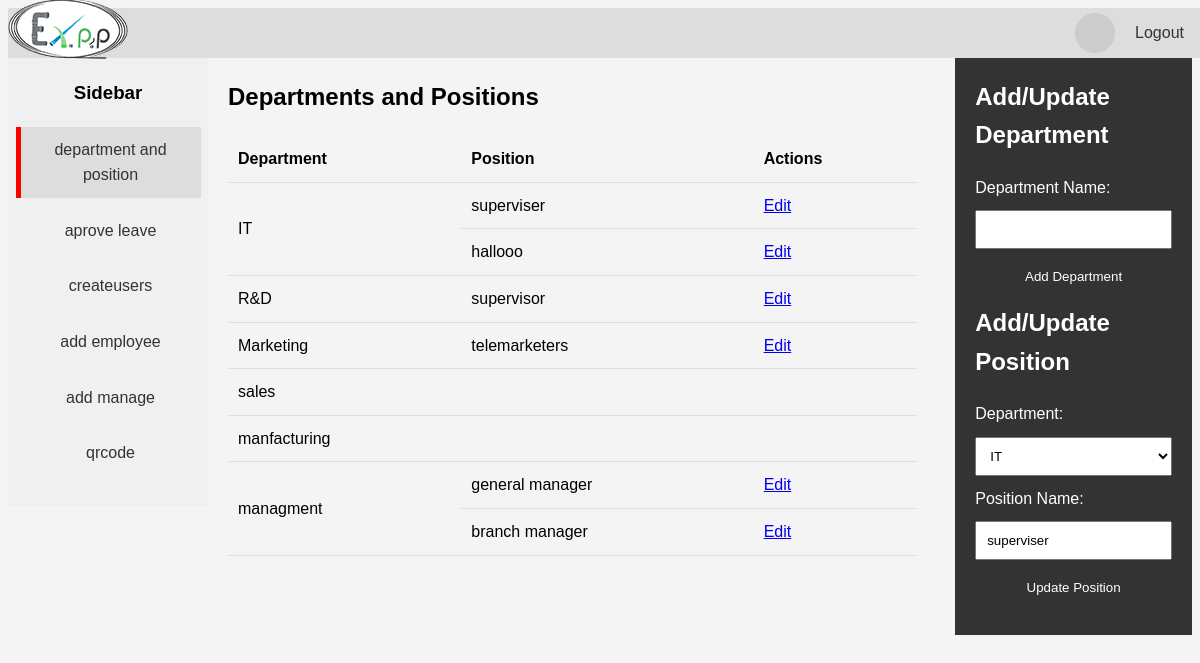
/department_and_position.php?editPosition=1, run on the app's committed database.
### tables this page shows
CREATE TABLE `position` (
  `positionID` int(11) NOT NULL,
  `departmentID` int(11) NOT NULL,
  `positionname` varchar(25) NOT NULL
);

CREATE TABLE `department` (
  `departmentID` int(11) NOT NULL,
  `departmentname` varchar(25) NOT NULL
);

### department_and_position.php (the view, shortened to what this page needs)
<?php
require_once 'connection.php';
include_once "header.php";
function getDepartments() {
    global $conn;
    $sql = "SELECT * FROM department";
    $result = $conn->query($sql);
    return $result;
}
function getPositionsByDepartment($departmentID) {
    global $conn;
    $sql = "SELECT * FROM position WHERE departmentID = ?";
    $stmt = $conn->prepare($sql);
    $stmt->bind_param('i', $departmentID);
    $stmt->execute();
    $result = $stmt->get_result();
    return $result;
}
$departments = getDepartments();
?>
<!DOCTYPE html>
<html lang="en">
<head>
</head>
<body>
  <div class="sidebar">
    <h3>Sidebar</h3>
    <a  class="active"href="department_and_position.php">department and position</a>
    <a href="aproveleave.php">aprove leave</a>
    <a href="createusers.php">createusers</a>
    <a href="employee.php">add employee</a>
    <a href="manager.php">add manage</a>
    <a href="qrcode.php">qrcode</a>
  </div>
    <div class="container">
        <div class="main-content">
            <h2>Departments and Positions</h2>
            <table>
                <thead>
                    <tr>
                        <th>Department</th>
                        <th>Position</th>
                        <th>Actions</th>
                    </tr>
                </thead>
                <tbody>
                    <?php while ($department = $departments->fetch_assoc()): ?>
                        <?php
                        $positions = getPositionsByDepartment($department['departmentID']);
                        $firstPosition = true;
                        while ($position = $positions->fetch_assoc()):
                        ?>
                            <tr>
                                <?php if ($firstPosition): ?>
                                    <td rowspan="<?php echo $positions->num_rows; ?>"><?php echo $department['departmentname']; ?></td>
                                    <?php $firstPosition = false; ?>
                                <?php endif; ?>
                                <td><?php echo $position['positionname']; ?></td>
                                <td><a href="?editPosition=<?php echo $position['positionID']; ?>">Edit</a></td>
                            </tr>
                        <?php endwhile; ?>
                        <?php if ($firstPosition): ?>
                            <tr>
                                <td><?php echo $department['departmentname']; ?></td>
                                <td></td>
                                <td></td>
                            </tr>
                        <?php endif; ?>
                    <?php endwhile; ?>
                </tbody>
            </table>
                        </div><div>
            <?php
            if (isset($_GET['editPosition'])) {
                $positionID = $_GET['editPosition'];
                $sql = "SELECT positionname, departmentID FROM position WHERE positionID = ?";
                $stmt = $conn->prepare($sql);
                $stmt->bind_param('i', $positionID);
                $stmt->execute();
                $result = $stmt->get_result();
                if ($result->num_rows > 0) {
                    $row = $result->fetch_assoc();
                    $positionName = $row['positionname'];
                    $positionDepartmentID = $row['departmentID'];
                } else {
                    header('Location: ' . $_SERVER['PHP_SELF']);
                    exit;
                }
            }
            ?>
        </div>
        <div class="form-container">
            <h2>Add/Update Department</h2>
            <form action="" method="post">
                <label for="departmentName">Department Name:</label>
                <input type="text" name="departmentName" id="departmentName" value="<?php echo isset($departmentName) ? htmlspecialchars($departmentName) : ''; ?>" required>
                <input type="submit" name="submitDepartment" value="<?php echo isset($departmentID) ? 'Update' : 'Add'; ?> Department">
            </form>
            <h2>Add/Update Position</h2>
            <form action="" method="post">
                <label for="departmentID">Department:</label>
                <select name="departmentID" id="positionDepartmentID" required>
                    <?php
                    $departments->data_seek(0);
                    while ($department = $departments->fetch_assoc()):
                    ?>
                        <option value="<?php echo htmlspecialchars($department['departmentID']); ?>"<?php echo isset($positionDepartmentID) && ($positionDepartmentID ==$department['departmentID']) ? ' selected' : ''; ?>><?php echo htmlspecialchars($department['departmentname']); ?></option>
                    <?php endwhile; ?>
                </select>
                <label for="positionName">Position Name:</label>
                <input type="text" name="positionName" id="positionName" value="<?php echo isset($positionName) ? htmlspecialchars($positionName) : ''; ?>" required>
                <input type="submit" name="submitPosition" value="<?php echo isset($positionID) ? 'Update' : 'Add'; ?> Position">
            </form>
        </div>
        <div class="clearfix"></div>
    </div>
</body>
</html>

### department_and_position.php (style rules this page uses)
body { font-family: Arial, sans-serif; line-height: 1.6; background-color: #f4f4f4; }
.sidebar { float: left; width: 200px; height: 100%; background-color: #f0f0f0; padding: 20px; box-sizing: border-box; display: flex; flex-direction: column; justify-content: flex-start; align-items: center; }
.container { float: left; width: calc(100% - 200px); overflow: hidden; }
.sidebar h3 { margin-top: 0; }
.sidebar a { display: block; margin-bottom: 10px; padding: 10px; width: 100%; text-align: center; text-decoration: none; color: #333; border-left: 5px solid transparent; }
.sidebar a.active, .sidebar a:hover { background-color: #ddd; border-left-color: red; }
.form-container { float: right; width: 20%; background-color: #333; color: #fff; padding: 20px; }
.main-content { float: left; width: 70%; padding: 20px; }
.clearfix::after { content: ""; display: table; clear: both; }
h2 { margin-top: 0; }
label, input[type="text"], select, input[type="submit"] { display: block; margin-bottom: 10px; }
input[type="text"], select, input[type="submit"] { width: 100%; padding: 10px; box-sizing: border-box; }
input[type="submit"] { background-color: #333; color: #fff; border: none; cursor:pointer }
table { width:100%; border-collapse:collapse }
th, td { padding:10px;text-align:left;border-bottom:1px solid #ddd }

### data on the page
position: departmentID.departmentname "IT", positionname "superviser", departmentID "IT", positionName "superviser"
position: positionname "hallooo"
position: departmentID.departmentname "R&D", positionname "supervisor"
position: departmentID.departmentname "Marketing", positionname "telemarketers"
department: departmentname "sales"
department: departmentname "manfacturing"
position: departmentID.departmentname "managment", positionname "general manager"
position: positionname "branch manager"
